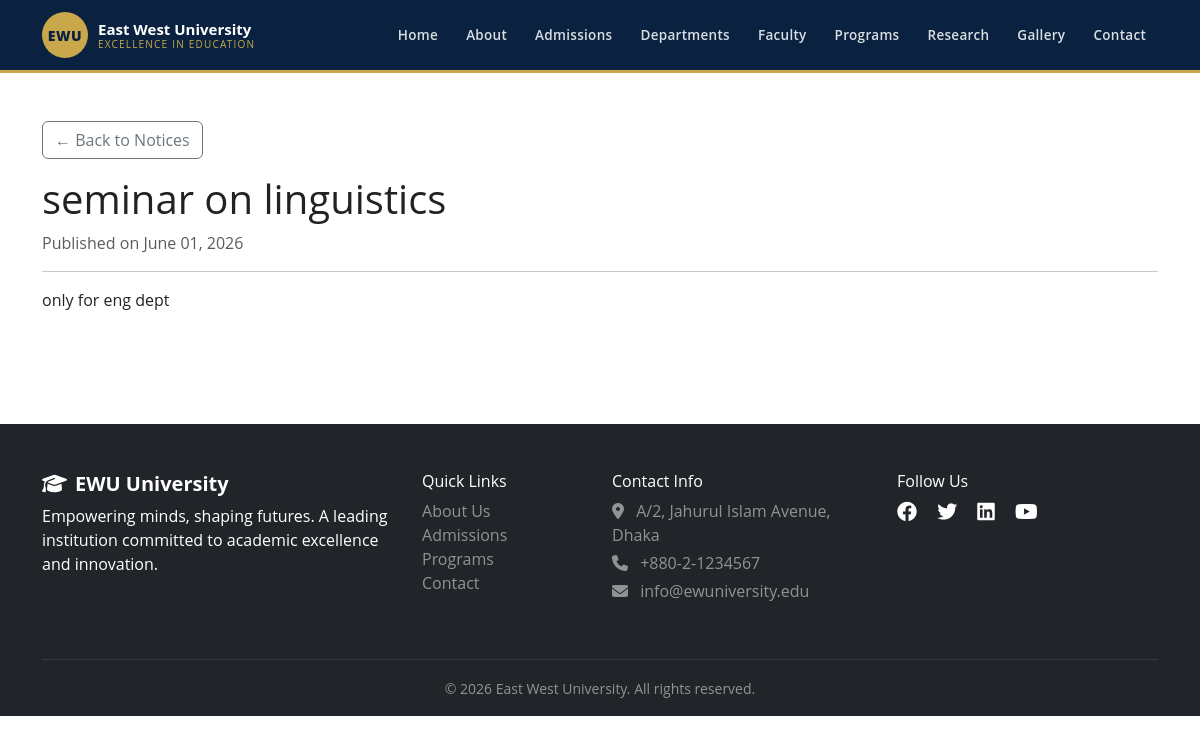
The page /notices/1/ on the database its author committed.
### main/models.py (models this page shows, shortened)
class Notice(models.Model):
    title       = models.CharField(max_length=200)
    description = models.TextField()
    created_at  = models.DateTimeField(auto_now_add=True)
    class Meta:
        ordering = ['-created_at']

### main/views.py (the view)
# urls.py: path('notices/<int:pk>/', views.unified_notice_detail,name='student_notice_detail'),
def unified_notice_detail(request, pk):
    notice = get_object_or_404(Notice, pk=pk)
    if request.user.is_authenticated and _get_profile(request):
        return render(request, 'student/notice_detail.html', {
            **_student_ctx(request),
            'notice': notice,
        })
    return render(request, 'notice_details.html', {'notice': notice})

### templates/notice_details.html (shortened to what this page needs)
{% extends 'base.html' %}
{% block content %}
<section class="py-5">
    <div class="container">
        <a href="{% url 'notice_list' %}" class="btn btn-outline-secondary mb-3">&larr; Back to Notices</a>
        <h1>{{ notice.title }}</h1>
        <p class="text-muted">Published on {{ notice.created_at|date:"F d, Y" }}</p>
        <hr>
        <p>{{ notice.description|linebreaks }}</p>
    </div>
</section>
{% endblock %}

### static/css/style.css (style rules this page uses)
:root { --primary: #004080; --secondary: #6c757d; --warning: #FFC107; --dark: #212529; }
body { font-family: 'Segoe UI', Tahoma, Geneva, Verdana, sans-serif; }
*, *::before, *::after { box-sizing: border-box; margin: 0; padding: 0; }
html { scroll-behavior: smooth; }
body { font-family: 'Segoe UI', sans-serif; color: #222; background: #fff; }
a { text-decoration: none; color: inherit; }
body { font-family: 'Open Sans', 'Segoe UI', sans-serif; }
:root { --navy: #0a1f44; --green: #006837; --gold: #f5a623; --blue: #1a4da8; --teal: #006699; --amber: #c9820a; --purple: #6b21a8; --red: #dc2626; --sidebar-w: 240px; --topbar-h: 60px; }

### rows shown on the page
Notice: title "seminar on linguistics", created_at "June 01, 2026", description "only for eng dept"
